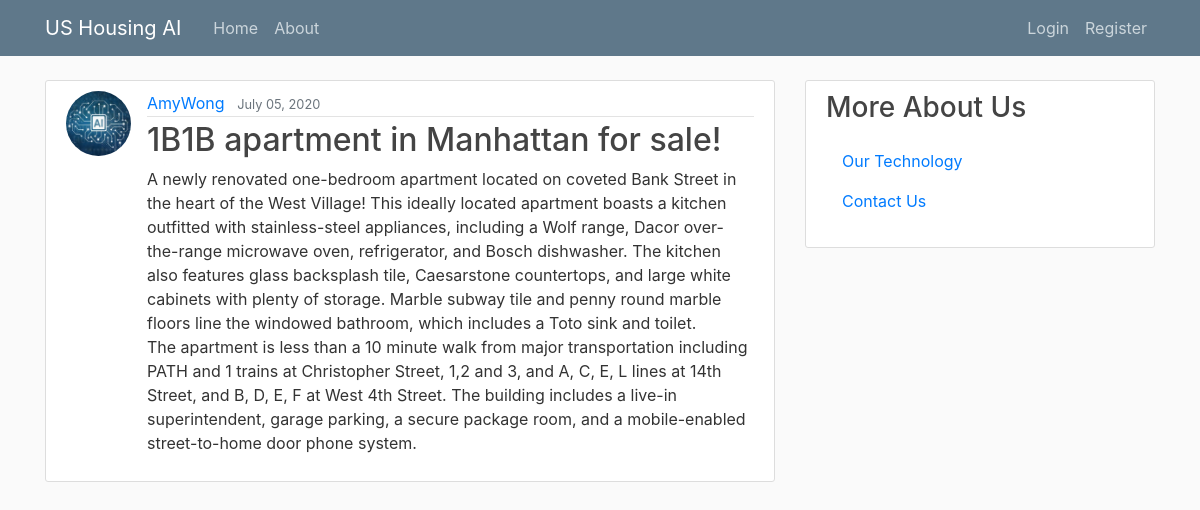
The app's page /post/2/ with its own data.
### housing/models.py (models this page shows, shortened)
class Post(models.Model):
    title = models.CharField(max_length=100)
    content = models.TextField()
    date_posted = models.DateTimeField(default=timezone.now)
    price = models.CharField(max_length=20)
    image1 = models.ImageField(upload_to='housing_pics', blank = True)
    image2 = models.ImageField(upload_to='housing_pics', blank = True)
    image3 = models.ImageField(upload_to='housing_pics', blank = True)
    image4 = models.ImageField(upload_to='housing_pics', blank = True)
    image5 = models.ImageField(upload_to='housing_pics', blank = True)
    author = models.ForeignKey(User, on_delete=models.CASCADE)

### users/models.py (models this page shows, shortened)
class Profile(models.Model):
    user = models.OneToOneField(User, on_delete=models.CASCADE)
    image = models.ImageField(default='profile_pics/default.jpg', upload_to='profile_pics')

### housing/views.py (the view)
# urls.py: path('post/<int:pk>/', PostDetailView.as_view(), name='post-detail'),
class PostDetailView(DetailView):
    model = Post

### housing/templates/housing/post_detail.html (shortened to what this page needs)
{% extends "housing/base.html" %}
{% block content %}
  <article class="media content-section">
    <img class="rounded-circle article-img" src="{{ object.author.profile.image.url }}">
    <div class="media-body">
      <div class="article-metadata">
        <a class="mr-2" href="#">{{ object.author }}</a>
        <small class="text-muted">{{ object.date_posted|date:"F d, Y" }}</small>
      </div>
      <h2 class="article-title">{{ object.title }}</h2>
      <p class="article-content">{{ object.content }}</p>
    </div>
  </article>
{% endblock content %}

### housing/static/housing/main.css (style rules this page uses)
body { background: #fafafa; color: #333333; margin-top: 5rem; }
h1, h2, h3, h4, h5, h6 { color: #444444; }
.content-section { background: #ffffff; padding: 10px 20px; border: 1px solid #dddddd; border-radius: 3px; margin-bottom: 20px; }
.article-title { color: #444444; }
.article-content { white-space: pre-line; }
.article-img { height: 65px; width: 65px; margin-right: 16px; }
.article-metadata { padding-bottom: 1px; margin-bottom: 4px; border-bottom: 1px solid #e3e3e3 }

### records on screen
Post: author.profile.image (placeholder picture), author "AmyWong", date_posted "July 05, 2020", title "1B1B apartment in Manhattan for sale!", content "A newly renovated one-bedroom apartment located on coveted Bank Street in the heart of the West Village! This ideally located apartment boasts a kitchen outfitted with stainless-steel appliances, including a Wolf range, Dacor over-the-range microwave oven, refrigerator, and Bosch dishwasher. The kitchen also features glass backsplash tile, Caesarstone countertops, and large white cabinets with plenty of storage. Marble subway tile and penny round marble floors line the windowed bathroom, which includes a Toto sink and toilet. The apartment is less than a 10 minute walk from major transportation including PATH and 1 trains at Christopher Street, 1,2 and 3, and A, C, E, L lines at 14th…"
